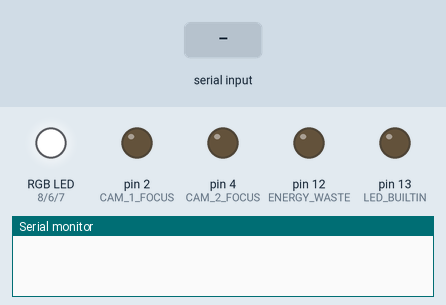
A sketch run on a simulated Arduino Uno, built with avr-gcc and run on an emulated ATmega328P. Parts: an RGB LED mixed from three pins (HIGH = lit), output pins drawn as LEDs (lit = HIGH), the last lines printed to the serial monitor. Inputs (shaded band) come from the test bench. Pins used as bus, display or sensor lines are not drawn.

Above: at 1.2 s.
1.3 s: "t 90\n" received over Serial
At 2.2 s:
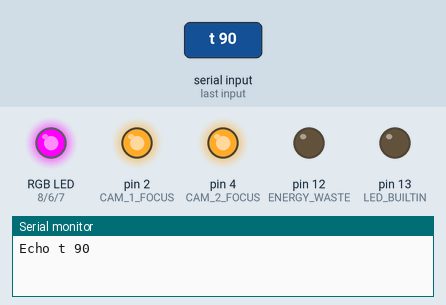
3.9 s: "r\n" received over Serial
At 4.9 s:
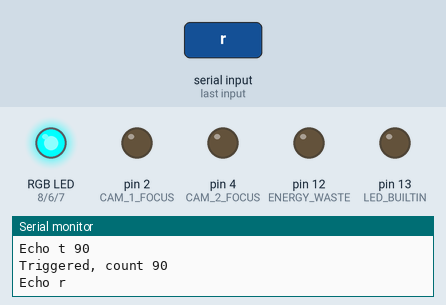
5.4 s: "h\n" received over Serial
At 6.1 s:
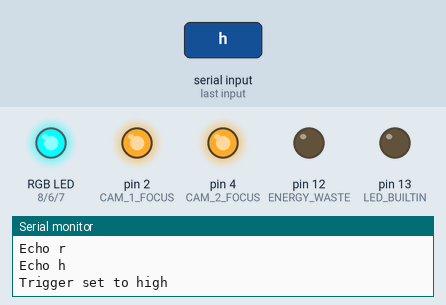
6.9 s: "g\n" received over Serial
At 7.2 s:
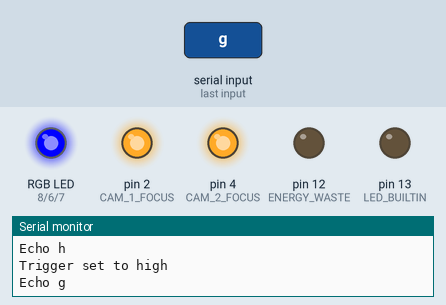
8.4 s: "l\n" received over Serial
At 9.6 s:
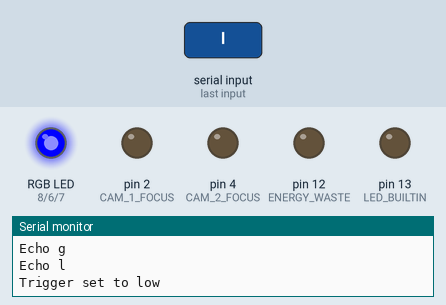
9.9 s: "b\n" received over Serial
At 10.7 s:
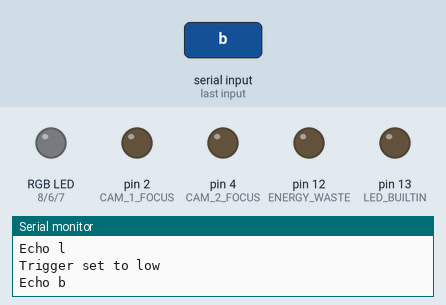
Timing chart, 0 to 12.4 s (numbered marks = the images above; inputs shaded):
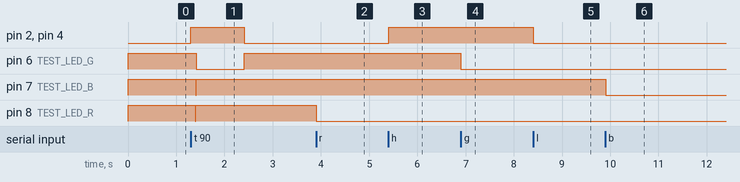

The sketch:

arduino_test_delay.ino
```cpp
#define ENERGY_WASTE 12

#define CAM_1_FOCUS 2
#define CAM_1_TRIGGER 3

#define CAM_2_FOCUS 4
#define CAM_2_TRIGGER 5

#define TEST_LED_R 8
#define TEST_LED_G 6
#define TEST_LED_B 7

uint32_t energy_waste_time;

void setup() {
  Serial.begin(9600);

  // Initialize focus and trigger lines
  for (int ii = 2; ii <= 5; ++ii) {
    pinMode(ii, OUTPUT);
    digitalWrite(ii, LOW);
  }
  // Initialize buttons
  for (int ii = 9; ii <= 10; ++ii) {
    pinMode(ii, INPUT_PULLUP);
  }
  // Initialize test-LEDs
  for (int ii = 6; ii <= 8; ++ii) {
    pinMode(ii, OUTPUT);
    digitalWrite(ii, HIGH);
  }

  pinMode(ENERGY_WASTE, OUTPUT);
  digitalWrite(ENERGY_WASTE, LOW);

  pinMode(LED_BUILTIN, OUTPUT);
  digitalWrite(LED_BUILTIN, LOW);

}

void trigger_high(bool cam1, bool cam2) {
  if (cam1) {
    digitalWrite(CAM_1_FOCUS, HIGH);
    digitalWrite(CAM_1_TRIGGER, HIGH);
  }
  if (cam2) {
    digitalWrite(CAM_2_FOCUS, HIGH);
    digitalWrite(CAM_2_TRIGGER, HIGH);
  }
}

void trigger_low() {
  digitalWrite(CAM_1_FOCUS, LOW);
  digitalWrite(CAM_1_TRIGGER, LOW);
  digitalWrite(CAM_2_FOCUS, LOW);
  digitalWrite(CAM_2_TRIGGER, LOW);
}

void trigger() {
    trigger_high(true, true);
    _delay_ms(200);
    trigger_low();
}


String msg;

void red(bool on) {
  digitalWrite(TEST_LED_R, on ? LOW : HIGH);
}
void green(bool on) {
  digitalWrite(TEST_LED_G, on ? LOW : HIGH);
}
void blue(bool on) {
  digitalWrite(TEST_LED_B, on ? LOW : HIGH);
}

void flash_leds() {
  // Order of colors:
  // RGB
  // 100 red
  // 110 yellow
  // 111 white
  // 101 pink
  // 001 blue
  // 011 turqoise
  // 010 green
  #define FLASH_DURATION 3
  red(true);
  _delay_ms(FLASH_DURATION);
  green(true);
  _delay_ms(FLASH_DURATION);
  blue(true);
  _delay_ms(FLASH_DURATION);
  green(false);
  _delay_ms(FLASH_DURATION);
  red(false);
  _delay_ms(FLASH_DURATION);
  green(true);
  _delay_ms(FLASH_DURATION);
  blue(false);

  _delay_ms(1000);

  digitalWrite(TEST_LED_R, HIGH);
  digitalWrite(TEST_LED_G, HIGH);
  digitalWrite(TEST_LED_B, HIGH);
}

void handle_msg() {
  Serial.print("Echo ");
  Serial.println(msg);
  if (msg == "h") {
    trigger_high(true, true);
    Serial.println("Trigger set to high");
  }
  else if (msg == "l") {
    trigger_low();
    Serial.println("Trigger set to low");
  }
  else if (msg == "t") {
    trigger_high(true, true);
    _delay_us(400);
    flash_leds();
    trigger_low();
    Serial.println("Triggered");
  }
  else if (msg.startsWith("t ")) {
    int count = msg.substring(2).toInt();
    trigger_high(true, true);
    for (int ii = 0; ii < count; ++ii) {
      //_delay_us(100);
      _delay_ms(1);
    }
    flash_leds();
    trigger_low();
    Serial.print("Triggered, count ");
    Serial.println(count);
  }
  else if (msg == "r") {
    digitalWrite(TEST_LED_R, !digitalRead(TEST_LED_R));
  }
  else if (msg == "g") {
    digitalWrite(TEST_LED_G, !digitalRead(TEST_LED_G));
  }
  else if (msg == "b") {
    digitalWrite(TEST_LED_B, !digitalRead(TEST_LED_B));
  }
  else if (msg == "f") {
    flash_leds();
  }
  else if (msg.startsWith("a")) {
    int count = msg.substring(2).toInt();
    for (int ii = 0; ii < count; ++ii) {
      trigger_high(true, true);
      //_delay_us(100);
      _delay_ms(60);
      flash_leds();
      trigger_low();
      Serial.print("Auto-trigger, #");
      Serial.print(ii+1);
      Serial.print(" out of ");
      Serial.println(count);
      _delay_ms(3000);
    }
    Serial.println("Done, ready for new commands");
  }

  msg = "";
}

void loop() {

  if (Serial.available()) {
    char c = Serial.read();
    if (c == '\n' || c == '\r') {
      handle_msg();
    }
    else {
      msg += c;
    }
  }

}
```

Measured:
- after the input at 1.3 s, pin 2 (CAM_1_FOCUS), pin 4 (CAM_2_FOCUS): LOW → HIGH at once, → LOW 1.1 s later; pin 6 (TEST_LED_G): HIGH → LOW after 0.11 s, → HIGH 1.0 s later; pin 7 (TEST_LED_B), pin 8 (TEST_LED_R): HIGH → LOW after 0.10 s, → HIGH 0.01 s later
- after the input at 3.9 s, pin 8 (TEST_LED_R): HIGH → LOW at once
- after the input at 5.4 s, pin 2 (CAM_1_FOCUS), pin 4 (CAM_2_FOCUS): LOW → HIGH at once
- after the input at 6.9 s, pin 6 (TEST_LED_G): HIGH → LOW at once
- after the input at 8.4 s, pin 2 (CAM_1_FOCUS), pin 4 (CAM_2_FOCUS): HIGH → LOW at once
- after the input at 9.9 s, pin 7 (TEST_LED_B): HIGH → LOW at once
